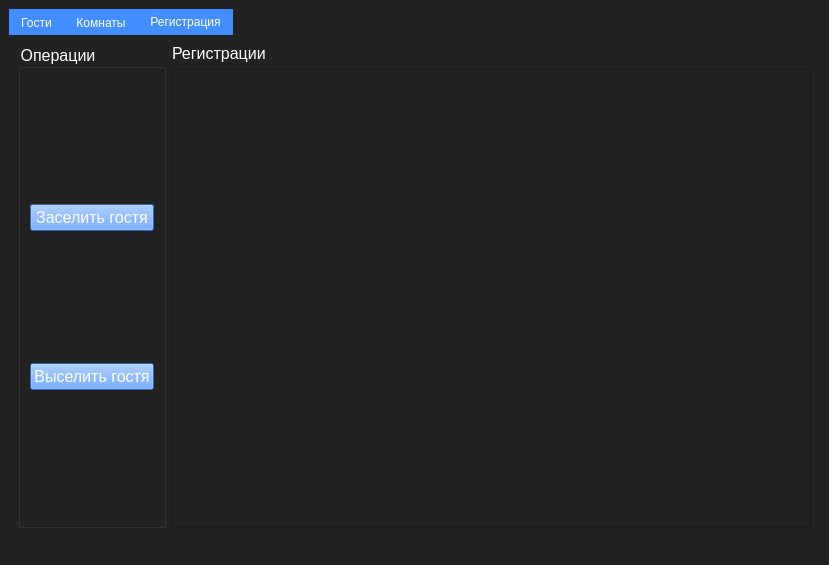
<?xml version="1.0" encoding="UTF-8"?>
<ui version="4.0">
 <class>MainWindow</class>
 <widget class="QMainWindow" name="MainWindow">
  <property name="geometry">
   <rect>
    <x>0</x>
    <y>0</y>
    <width>829</width>
    <height>565</height>
   </rect>
  </property>
  <property name="windowTitle">
   <string>Гостиница</string>
  </property>
  <property name="styleSheet">
   <string notr="true">background-color: rgb(34, 34, 34);</string>
  </property>
  <widget class="QWidget" name="centralwidget">
   <layout class="QHBoxLayout" name="horizontalLayout">
    <item>
     <widget class="QTabWidget" name="tabWidget">
      <property name="styleSheet">
       <string notr="true">QTabWidget::pane
{
	border: 1px;
}

QTabBar::tab
{
	color: rgb(255, 255, 255);
	background-color: rgb(67, 142, 255);
}</string>
      </property>
      <property name="currentIndex">
       <number>2</number>
      </property>
      <widget class="QWidget" name="tab">
       <property name="font">
        <font>
         <pointsize>12</pointsize>
        </font>
       </property>
       <attribute name="title">
        <string>Гости</string>
       </attribute>
       <layout class="QHBoxLayout" name="horizontalLayout_2">
        <item>
         <widget class="QGroupBox" name="groupBox">
          <property name="font">
           <font>
            <pointsize>12</pointsize>
           </font>
          </property>
          <property name="styleSheet">
           <string notr="true">color: rgb(255, 255, 255);</string>
          </property>
          <property name="title">
           <string>Операции</string>
          </property>
          <layout class="QVBoxLayout" name="verticalLayout">
           <item>
            <widget class="QPushButton" name="addGuest">
             <property name="font">
              <font>
               <pointsize>12</pointsize>
              </font>
             </property>
             <property name="styleSheet">
              <string notr="true">color: rgb(255, 255, 255);
background-color: rgb(67, 142, 255);</string>
             </property>
             <property name="text">
              <string>Добавить гостя</string>
             </property>
             <property name="flat">
              <bool>false</bool>
             </property>
            </widget>
           </item>
           <item>
            <widget class="QPushButton" name="deleteGuest">
             <property name="font">
              <font>
               <pointsize>12</pointsize>
              </font>
             </property>
             <property name="styleSheet">
              <string notr="true">color: rgb(255, 255, 255);
background-color: rgb(67, 142, 255);</string>
             </property>
             <property name="text">
              <string>Удалить гостя</string>
             </property>
            </widget>
           </item>
           <item>
            <widget class="QPushButton" name="findGuestById">
             <property name="font">
              <font>
               <pointsize>12</pointsize>
              </font>
             </property>
             <property name="styleSheet">
              <string notr="true">color: rgb(255, 255, 255);
background-color: rgb(67, 142, 255);</string>
             </property>
             <property name="text">
              <string>Найти по номеру паспорта</string>
             </property>
            </widget>
           </item>
           <item>
            <widget class="QPushButton" name="findGuestByFio">
             <property name="font">
              <font>
               <pointsize>12</pointsize>
              </font>
             </property>
             <property name="styleSheet">
              <string notr="true">color: rgb(255, 255, 255);
background-color: rgb(67, 142, 255);</string>
             </property>
             <property name="text">
              <string>Найти по ФИО</string>
             </property>
            </widget>
           </item>
           <item>
            <widget class="QPushButton" name="findAllGuests">
             <property name="font">
              <font>
               <pointsize>12</pointsize>
              </font>
             </property>
             <property name="styleSheet">
              <string notr="true">color: rgb(255, 255, 255);
background-color: rgb(67, 142, 255);</string>
             </property>
             <property name="text">
              <string>Просмотр всех гостей</string>
             </property>
            </widget>
           </item>
           <item>
            <widget class="QPushButton" name="clearGuests">
             <property name="font">
              <font>
               <pointsize>12</pointsize>
              </font>
             </property>
             <property name="styleSheet">
              <string notr="true">color: rgb(255, 255, 255);
background-color: rgb(67, 142, 255);</string>
             </property>
             <property name="text">
              <string>Очистка всех гостей</string>
             </property>
            </widget>
           </item>
          </layout>
         </widget>
        </item>
        <item>
         <layout class="QVBoxLayout" name="verticalLayout_2">
          <item>
           <widget class="QLabel" name="label">
            <property name="font">
             <font>
              <pointsize>12</pointsize>
             </font>
            </property>
            <property name="styleSheet">
             <string notr="true">color: rgb(255, 255, 255);</string>
            </property>
            <property name="text">
             <string>Результаты поиска</string>
            </property>
           </widget>
          </item>
          <item>
           <widget class="QTextBrowser" name="resultTextBrowser">
            <property name="font">
             <font>
              <pointsize>12</pointsize>
             </font>
            </property>
            <property name="styleSheet">
             <string notr="true">color: rgb(255, 255, 255);</string>
            </property>
           </widget>
          </item>
         </layout>
        </item>
       </layout>
      </widget>
      <widget class="QWidget" name="tab_2">
       <attribute name="title">
        <string>Комнаты</string>
       </attribute>
       <layout class="QHBoxLayout" name="horizontalLayout_3">
        <item>
         <widget class="QGroupBox" name="groupBox_2">
          <property name="font">
           <font>
            <pointsize>12</pointsize>
           </font>
          </property>
          <property name="styleSheet">
           <string notr="true">color: rgb(255, 255, 255);</string>
          </property>
          <property name="title">
           <string>Операции</string>
          </property>
          <layout class="QVBoxLayout" name="verticalLayout_4">
           <item>
            <widget class="QPushButton" name="addRoom">
             <property name="font">
              <font>
               <pointsize>12</pointsize>
              </font>
             </property>
             <property name="styleSheet">
              <string notr="true">color: rgb(255, 255, 255);
background-color: rgb(67, 142, 255);</string>
             </property>
             <property name="text">
              <string>Добавить комнату</string>
             </property>
            </widget>
           </item>
           <item>
            <widget class="QPushButton" name="deleteRoom">
             <property name="font">
              <font>
               <pointsize>12</pointsize>
              </font>
             </property>
             <property name="styleSheet">
              <string notr="true">color: rgb(255, 255, 255);
background-color: rgb(67, 142, 255);</string>
             </property>
             <property name="text">
              <string>Удалить комнату</string>
             </property>
            </widget>
           </item>
           <item>
            <widget class="QPushButton" name="findRoomById">
             <property name="font">
              <font>
               <pointsize>12</pointsize>
              </font>
             </property>
             <property name="styleSheet">
              <string notr="true">color: rgb(255, 255, 255);
background-color: rgb(67, 142, 255);</string>
             </property>
             <property name="text">
              <string>Найти по номеру комнаты</string>
             </property>
            </widget>
           </item>
           <item>
            <widget class="QPushButton" name="findRoomByEquipment">
             <property name="font">
              <font>
               <pointsize>12</pointsize>
              </font>
             </property>
             <property name="styleSheet">
              <string notr="true">color: rgb(255, 255, 255);
background-color: rgb(67, 142, 255);</string>
             </property>
             <property name="text">
              <string>Найти по оборудованию</string>
             </property>
            </widget>
           </item>
           <item>
            <widget class="QPushButton" name="findAllRooms">
             <property name="font">
              <font>
               <pointsize>12</pointsize>
              </font>
             </property>
             <property name="styleSheet">
              <string notr="true">color: rgb(255, 255, 255);
background-color: rgb(67, 142, 255);</string>
             </property>
             <property name="text">
              <string>Просмотр всех комнат</string>
             </property>
            </widget>
           </item>
           <item>
            <widget class="QPushButton" name="clearRooms">
             <property name="font">
              <font>
               <pointsize>12</pointsize>
              </font>
             </property>
             <property name="styleSheet">
              <string notr="true">color: rgb(255, 255, 255);
background-color: rgb(67, 142, 255);</string>
             </property>
             <property name="text">
              <string>Очистка всех комнат</string>
             </property>
            </widget>
           </item>
          </layout>
         </widget>
        </item>
        <item>
         <layout class="QVBoxLayout" name="verticalLayout_5">
          <item>
           <widget class="QLabel" name="label_2">
            <property name="font">
             <font>
              <pointsize>12</pointsize>
             </font>
            </property>
            <property name="styleSheet">
             <string notr="true">color: rgb(255, 255, 255);</string>
            </property>
            <property name="text">
             <string>Результаты поиска</string>
            </property>
           </widget>
          </item>
          <item>
           <widget class="QTextBrowser" name="textBrowser">
            <property name="font">
             <font>
              <pointsize>12</pointsize>
             </font>
            </property>
            <property name="styleSheet">
             <string notr="true">color: rgb(255, 255, 255);</string>
            </property>
           </widget>
          </item>
         </layout>
        </item>
       </layout>
      </widget>
      <widget class="QWidget" name="tab_3">
       <attribute name="title">
        <string>Регистрация</string>
       </attribute>
       <layout class="QHBoxLayout" name="horizontalLayout_6">
        <item>
         <widget class="QGroupBox" name="groupBox_5">
          <property name="font">
           <font>
            <pointsize>12</pointsize>
           </font>
          </property>
          <property name="styleSheet">
           <string notr="true">color: rgb(255, 255, 255);</string>
          </property>
          <property name="title">
           <string>Операции</string>
          </property>
          <layout class="QVBoxLayout" name="verticalLayout_10">
           <item>
            <widget class="QPushButton" name="moveIn">
             <property name="font">
              <font>
               <pointsize>12</pointsize>
              </font>
             </property>
             <property name="styleSheet">
              <string notr="true">color: rgb(255, 255, 255);
background-color: rgb(67, 142, 255);</string>
             </property>
             <property name="text">
              <string>Заселить гостя</string>
             </property>
            </widget>
           </item>
           <item>
            <widget class="QPushButton" name="depart">
             <property name="font">
              <font>
               <pointsize>12</pointsize>
              </font>
             </property>
             <property name="styleSheet">
              <string notr="true">color: rgb(255, 255, 255);
background-color: rgb(67, 142, 255);</string>
             </property>
             <property name="text">
              <string>Выселить гостя</string>
             </property>
            </widget>
           </item>
          </layout>
         </widget>
        </item>
        <item>
         <layout class="QVBoxLayout" name="verticalLayout_11">
          <item>
           <widget class="QLabel" name="label_5">
            <property name="font">
             <font>
              <pointsize>12</pointsize>
             </font>
            </property>
            <property name="styleSheet">
             <string notr="true">color: rgb(255, 255, 255);</string>
            </property>
            <property name="text">
             <string>Регистрации</string>
            </property>
           </widget>
          </item>
          <item>
           <widget class="QTextBrowser" name="textBrowser_3">
            <property name="font">
             <font>
              <pointsize>12</pointsize>
             </font>
            </property>
            <property name="styleSheet">
             <string notr="true">color: rgb(255, 255, 255);</string>
            </property>
           </widget>
          </item>
         </layout>
        </item>
       </layout>
      </widget>
     </widget>
    </item>
   </layout>
  </widget>
  <widget class="QMenuBar" name="menubar">
   <property name="geometry">
    <rect>
     <x>0</x>
     <y>0</y>
     <width>829</width>
     <height>25</height>
    </rect>
   </property>
  </widget>
  <widget class="QStatusBar" name="statusbar">
   <property name="sizeGripEnabled">
    <bool>false</bool>
   </property>
  </widget>
 </widget>
 <resources/>
 <connections/>
</ui>
